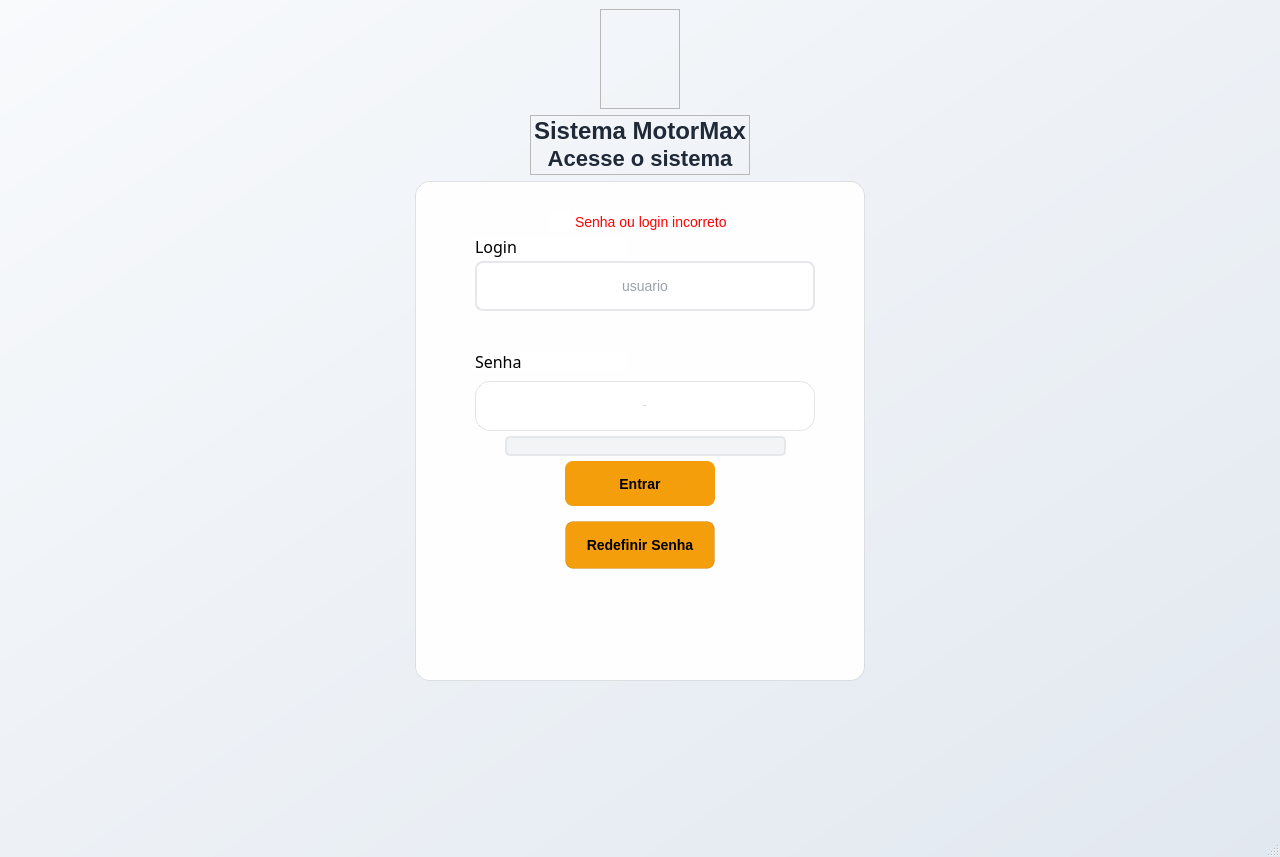
<?xml version="1.0" encoding="UTF-8"?>
<ui version="4.0">
 <class>Tela_login</class>
 <widget class="QMainWindow" name="Tela_login">
  <property name="geometry">
   <rect>
    <x>0</x>
    <y>0</y>
    <width>1280</width>
    <height>857</height>
   </rect>
  </property>
  <property name="acceptDrops">
   <bool>false</bool>
  </property>
  <property name="windowTitle">
   <string>MainWindow</string>
  </property>
  <property name="windowIcon">
   <iconset>
    <normaloff>../.designer/imagem/MOTORMAX_sem_texto.png</normaloff>../.designer/imagem/MOTORMAX_sem_texto.png</iconset>
  </property>
  <property name="styleSheet">
   <string notr="true">QMainWindow {
background: qlineargradient(x1:0, y1:0, x2:1, y2:1, stop:0 #f8fafc, stop:1 #e2e8f0);
}</string>
  </property>
  <property name="unifiedTitleAndToolBarOnMac">
   <bool>false</bool>
  </property>
  <widget class="QWidget" name="centralwidget">
   <property name="font">
    <font>
     <family>Rockwell</family>
    </font>
   </property>
   <property name="layoutDirection">
    <enum>Qt::LeftToRight</enum>
   </property>
   <property name="styleSheet">
    <string notr="true"/>
   </property>
   <layout class="QVBoxLayout" name="verticalLayout">
    <item alignment="Qt::AlignHCenter">
     <widget class="QFrame" name="frame">
      <property name="minimumSize">
       <size>
        <width>80</width>
        <height>100</height>
       </size>
      </property>
      <property name="maximumSize">
       <size>
        <width>80</width>
        <height>100</height>
       </size>
      </property>
      <property name="frameShape">
       <enum>QFrame::StyledPanel</enum>
      </property>
      <property name="frameShadow">
       <enum>QFrame::Raised</enum>
      </property>
      <widget class="QLabel" name="label_7">
       <property name="geometry">
        <rect>
         <x>0</x>
         <y>0</y>
         <width>80</width>
         <height>100</height>
        </rect>
       </property>
       <property name="text">
        <string/>
       </property>
       <property name="pixmap">
        <pixmap>../imagem/MOTORMAX-LGO.png</pixmap>
       </property>
       <property name="scaledContents">
        <bool>true</bool>
       </property>
      </widget>
     </widget>
    </item>
    <item alignment="Qt::AlignHCenter">
     <widget class="QFrame" name="hearder">
      <property name="minimumSize">
       <size>
        <width>220</width>
        <height>60</height>
       </size>
      </property>
      <property name="maximumSize">
       <size>
        <width>220</width>
        <height>60</height>
       </size>
      </property>
      <property name="frameShape">
       <enum>QFrame::StyledPanel</enum>
      </property>
      <property name="frameShadow">
       <enum>QFrame::Raised</enum>
      </property>
      <widget class="QLabel" name="label_5">
       <property name="geometry">
        <rect>
         <x>0</x>
         <y>0</y>
         <width>220</width>
         <height>36</height>
        </rect>
       </property>
       <property name="font">
        <font>
         <pointsize>-1</pointsize>
         <weight>75</weight>
         <bold>true</bold>
        </font>
       </property>
       <property name="styleSheet">
        <string notr="true">QLabel {
font-size: 24px;
font-weight: bold;
color: #1f2937;
margin-bottom: 5px;
}</string>
       </property>
       <property name="frameShape">
        <enum>QFrame::NoFrame</enum>
       </property>
       <property name="frameShadow">
        <enum>QFrame::Plain</enum>
       </property>
       <property name="text">
        <string>Sistema MotorMax</string>
       </property>
       <property name="alignment">
        <set>Qt::AlignCenter</set>
       </property>
      </widget>
      <widget class="QLabel" name="label_6">
       <property name="geometry">
        <rect>
         <x>0</x>
         <y>30</y>
         <width>220</width>
         <height>31</height>
        </rect>
       </property>
       <property name="maximumSize">
        <size>
         <width>220</width>
         <height>35</height>
        </size>
       </property>
       <property name="font">
        <font>
         <pointsize>-1</pointsize>
         <weight>75</weight>
         <bold>true</bold>
        </font>
       </property>
       <property name="styleSheet">
        <string notr="true">QLabel {
font-size: 22px;
font-weight: bold;
color: #1f2937;
margin-bottom: 5px;
}</string>
       </property>
       <property name="text">
        <string>Acesse o sistema</string>
       </property>
       <property name="alignment">
        <set>Qt::AlignCenter</set>
       </property>
      </widget>
     </widget>
    </item>
    <item alignment="Qt::AlignHCenter">
     <widget class="QFrame" name="card">
      <property name="minimumSize">
       <size>
        <width>450</width>
        <height>500</height>
       </size>
      </property>
      <property name="maximumSize">
       <size>
        <width>500</width>
        <height>500</height>
       </size>
      </property>
      <property name="font">
       <font>
        <family>Rockwell</family>
        <pointsize>12</pointsize>
       </font>
      </property>
      <property name="layoutDirection">
       <enum>Qt::LeftToRight</enum>
      </property>
      <property name="styleSheet">
       <string notr="true">background-color: rgba(255, 255, 255, 240);
border-radius: 15px;
border: 1px solid rgba(0, 0, 0,0.1); 
</string>
      </property>
      <property name="frameShape">
       <enum>QFrame::Box</enum>
      </property>
      <property name="frameShadow">
       <enum>QFrame::Sunken</enum>
      </property>
      <widget class="QPushButton" name="pushButton">
       <property name="geometry">
        <rect>
         <x>150</x>
         <y>280</y>
         <width>150</width>
         <height>45</height>
        </rect>
       </property>
       <property name="font">
        <font>
         <pointsize>-1</pointsize>
         <weight>75</weight>
         <bold>true</bold>
        </font>
       </property>
       <property name="cursor">
        <cursorShape>PointingHandCursor</cursorShape>
       </property>
       <property name="styleSheet">
        <string notr="true">QPushButton{
background-color: #f59e0b;
color: black;
border: none;
border-radius: 8px;
padding: 12px;
font-size: 14px;
font-weight: bold;
min-height: 20px;
}

QPushButton:hover{
background-color: #d97706;
}

QPushButton:pressed{
background-color: #b45309;
}

QPushButton:disabled{
background-color: #582503;
}</string>
       </property>
       <property name="text">
        <string>Entrar</string>
       </property>
      </widget>
      <widget class="QLabel" name="label_3">
       <property name="geometry">
        <rect>
         <x>60</x>
         <y>170</y>
         <width>151</width>
         <height>21</height>
        </rect>
       </property>
       <property name="font">
        <font>
         <family>Rockwell</family>
         <pointsize>12</pointsize>
        </font>
       </property>
       <property name="styleSheet">
        <string notr="true">border: none;</string>
       </property>
       <property name="text">
        <string>Senha</string>
       </property>
      </widget>
      <widget class="QLineEdit" name="lineEdit">
       <property name="geometry">
        <rect>
         <x>60</x>
         <y>80</y>
         <width>340</width>
         <height>50</height>
        </rect>
       </property>
       <property name="font">
        <font>
         <pointsize>-1</pointsize>
        </font>
       </property>
       <property name="styleSheet">
        <string notr="true">QLineEdit {
border: 2px solid #e5e7eb;
border-radius: 8px;
padding: 12px;
font-size: 14px;
color: #374151;
}

QLineEdit:hover{
background-color: rgb(234, 236, 240);
}

QLineEdit:focus{
border: 2px solid #7f8082;
}</string>
       </property>
       <property name="alignment">
        <set>Qt::AlignCenter</set>
       </property>
       <property name="placeholderText">
        <string>usuario</string>
       </property>
      </widget>
      <widget class="QLabel" name="label">
       <property name="geometry">
        <rect>
         <x>60</x>
         <y>55</y>
         <width>151</width>
         <height>21</height>
        </rect>
       </property>
       <property name="font">
        <font>
         <family>Rockwell</family>
         <pointsize>12</pointsize>
         <kerning>true</kerning>
        </font>
       </property>
       <property name="styleSheet">
        <string notr="true">border: none;</string>
       </property>
       <property name="text">
        <string>Login</string>
       </property>
      </widget>
      <widget class="QLineEdit" name="lineEdit_2">
       <property name="geometry">
        <rect>
         <x>60</x>
         <y>200</y>
         <width>340</width>
         <height>50</height>
        </rect>
       </property>
       <property name="font">
        <font>
         <pointsize>-1</pointsize>
        </font>
       </property>
       <property name="styleSheet">
        <string notr="true">QLineEdit[echoMode=&quot;2&quot;], QLineEdit[echoMode=&quot;0&quot;] {
                border: 2px solid #e5e7eb;
                border-radius: 8px;
                padding: 12px;
                font-size: 14px;
                color: #374151;
            }
QLineEdit:focus{
border: 2px solid #7f8082;
}

QLineEdit:hover{
background-color: rgb(234, 236, 240);
}</string>
       </property>
       <property name="echoMode">
        <enum>QLineEdit::Password</enum>
       </property>
       <property name="alignment">
        <set>Qt::AlignCenter</set>
       </property>
       <property name="placeholderText">
        <string>senha</string>
       </property>
      </widget>
      <widget class="QPushButton" name="pushButton_2">
       <property name="geometry">
        <rect>
         <x>150</x>
         <y>340</y>
         <width>150</width>
         <height>48</height>
        </rect>
       </property>
       <property name="font">
        <font>
         <pointsize>-1</pointsize>
         <weight>75</weight>
         <bold>true</bold>
        </font>
       </property>
       <property name="cursor">
        <cursorShape>PointingHandCursor</cursorShape>
       </property>
       <property name="styleSheet">
        <string notr="true">QPushButton{
background-color: #f59e0b;
color: Black;
border-radius: 8px;
padding: 12px;
font-size: 14px;
font-weight: bold;
min-height: 20px;
}

QPushButton:hover{
background-color: #d97706;
}

QPushButton:pressed{
background-color: #b45309;
}

QPushButton:disabled{
background-color: #582503;
}</string>
       </property>
       <property name="text">
        <string>Redefinir Senha</string>
       </property>
      </widget>
      <widget class="QPushButton" name="pushButton_3">
       <property name="geometry">
        <rect>
         <x>360</x>
         <y>200</y>
         <width>41</width>
         <height>51</height>
        </rect>
       </property>
       <property name="cursor">
        <cursorShape>PointingHandCursor</cursorShape>
       </property>
       <property name="styleSheet">
        <string notr="true">QPushButton{
background: none;
border: none;
}</string>
       </property>
       <property name="text">
        <string/>
       </property>
       <property name="icon">
        <iconset>
         <normaloff>../imagem/icons/eye_open.png</normaloff>../imagem/icons/eye_open.png</iconset>
       </property>
       <property name="iconSize">
        <size>
         <width>16</width>
         <height>16</height>
        </size>
       </property>
       <property name="flat">
        <bool>true</bool>
       </property>
      </widget>
      <widget class="QProgressBar" name="progressBar">
       <property name="enabled">
        <bool>true</bool>
       </property>
       <property name="geometry">
        <rect>
         <x>90</x>
         <y>255</y>
         <width>281</width>
         <height>20</height>
        </rect>
       </property>
       <property name="styleSheet">
        <string notr="true">QProgressBar {
border: 2px solid #e5e7eb;
border-radius: 5px;
background-color: #f3f4f6;
}

QProgressBar::chunk{
background-color: #f59e0b;
}</string>
       </property>
       <property name="value">
        <number>0</number>
       </property>
       <property name="alignment">
        <set>Qt::AlignLeading|Qt::AlignLeft|Qt::AlignVCenter</set>
       </property>
       <property name="textVisible">
        <bool>false</bool>
       </property>
       <property name="format">
        <string notr="true">%p%</string>
       </property>
      </widget>
      <widget class="QLabel" name="label_2">
       <property name="geometry">
        <rect>
         <x>135</x>
         <y>30</y>
         <width>20</width>
         <height>20</height>
        </rect>
       </property>
       <property name="styleSheet">
        <string notr="true">border: none;</string>
       </property>
       <property name="text">
        <string/>
       </property>
       <property name="pixmap">
        <pixmap>../imagem/icons/erro.png</pixmap>
       </property>
       <property name="scaledContents">
        <bool>true</bool>
       </property>
      </widget>
      <widget class="QLabel" name="label_4">
       <property name="geometry">
        <rect>
         <x>160</x>
         <y>30</y>
         <width>151</width>
         <height>21</height>
        </rect>
       </property>
       <property name="styleSheet">
        <string notr="true">QLabel{
font-size: 14px;
color: red;
border: none;
}</string>
       </property>
       <property name="text">
        <string>Senha ou login incorreto</string>
       </property>
      </widget>
     </widget>
    </item>
    <item>
     <spacer name="verticalSpacer">
      <property name="orientation">
       <enum>Qt::Vertical</enum>
      </property>
      <property name="sizeType">
       <enum>QSizePolicy::MinimumExpanding</enum>
      </property>
      <property name="sizeHint" stdset="0">
       <size>
        <width>20</width>
        <height>80</height>
       </size>
      </property>
     </spacer>
    </item>
   </layout>
  </widget>
  <widget class="QMenuBar" name="menubar">
   <property name="geometry">
    <rect>
     <x>0</x>
     <y>0</y>
     <width>1280</width>
     <height>21</height>
    </rect>
   </property>
  </widget>
  <widget class="QStatusBar" name="statusbar"/>
 </widget>
 <resources/>
 <connections/>
</ui>
